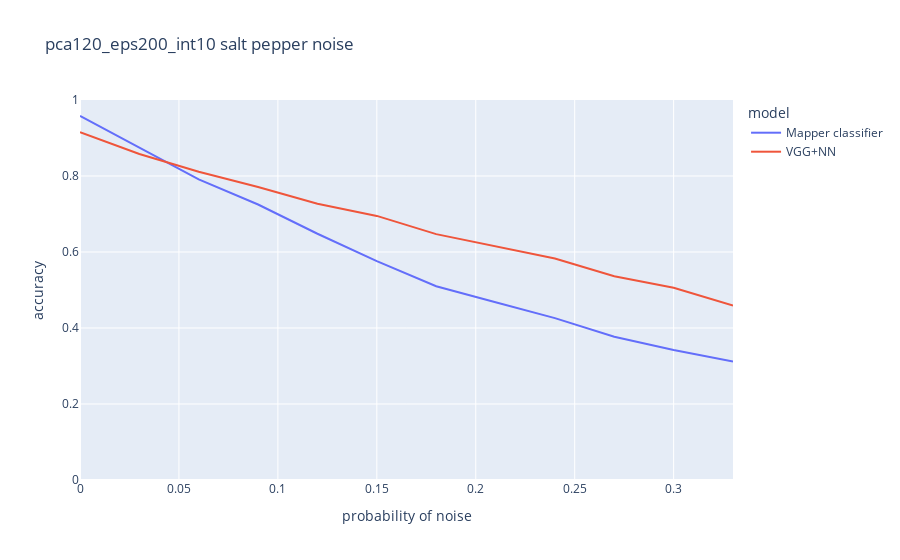

Write notebook code for a chart like this one.
### Code cell
fig = px.line(df,
              x="probability of noise",
              y="accuracy",
              color='model',
              title='pca120_eps200_int10 salt pepper noise',
              range_y=[0,1])
fig.show()

### Figure 1 — Plotly figure (JSON) as saved in the notebook; plotly's stock layout.template omitted (floating-point values rounded to 4 significant figures)
{"data": [{"hovertemplate": "model=Mapper classifier<br>probability of noise=%{x}<br>accuracy=%{y}<extra></extra>", "legendgroup": "Mapper classifier", "line": {"color": "#636efa", "dash": "solid"}, "mode": "lines", "name": "Mapper classifier", "orientation": "v", "showlegend": true, "type": "scatter", "x": [0.0, 0.03, 0.06, 0.09, 0.12, 0.15, 0.18, 0.21, 0.24, 0.27, 0.3, 0.33], "xaxis": "x", "y": [0.958, 0.875, 0.791, 0.725, 0.648, 0.576, 0.51, 0.468, 0.426, 0.377, 0.342, 0.312], "yaxis": "y"}, {"hovertemplate": "model=VGG+NN<br>probability of noise=%{x}<br>accuracy=%{y}<extra></extra>", "legendgroup": "VGG+NN", "line": {"color": "#EF553B", "dash": "solid"}, "mode": "lines", "name": "VGG+NN", "orientation": "v", "showlegend": true, "type": "scatter", "x": [0.0, 0.03, 0.06, 0.09, 0.12, 0.15, 0.18, 0.21, 0.24, 0.27, 0.3, 0.33], "xaxis": "x", "y": [0.915, 0.858, 0.811, 0.771, 0.727, 0.695, 0.647, 0.616, 0.583, 0.536, 0.506, 0.459], "yaxis": "y"}], "layout": {"legend": {"title": {"text": "model"}, "tracegroupgap": 0}, "title": {"text": "pca120_eps200_int10 salt pepper noise"}, "xaxis": {"anchor": "y", "domain": [0.0, 1.0], "title": {"text": "probability of noise"}}, "yaxis": {"anchor": "x", "domain": [0.0, 1.0], "range": [0, 1], "title": {"text": "accuracy"}}}}
